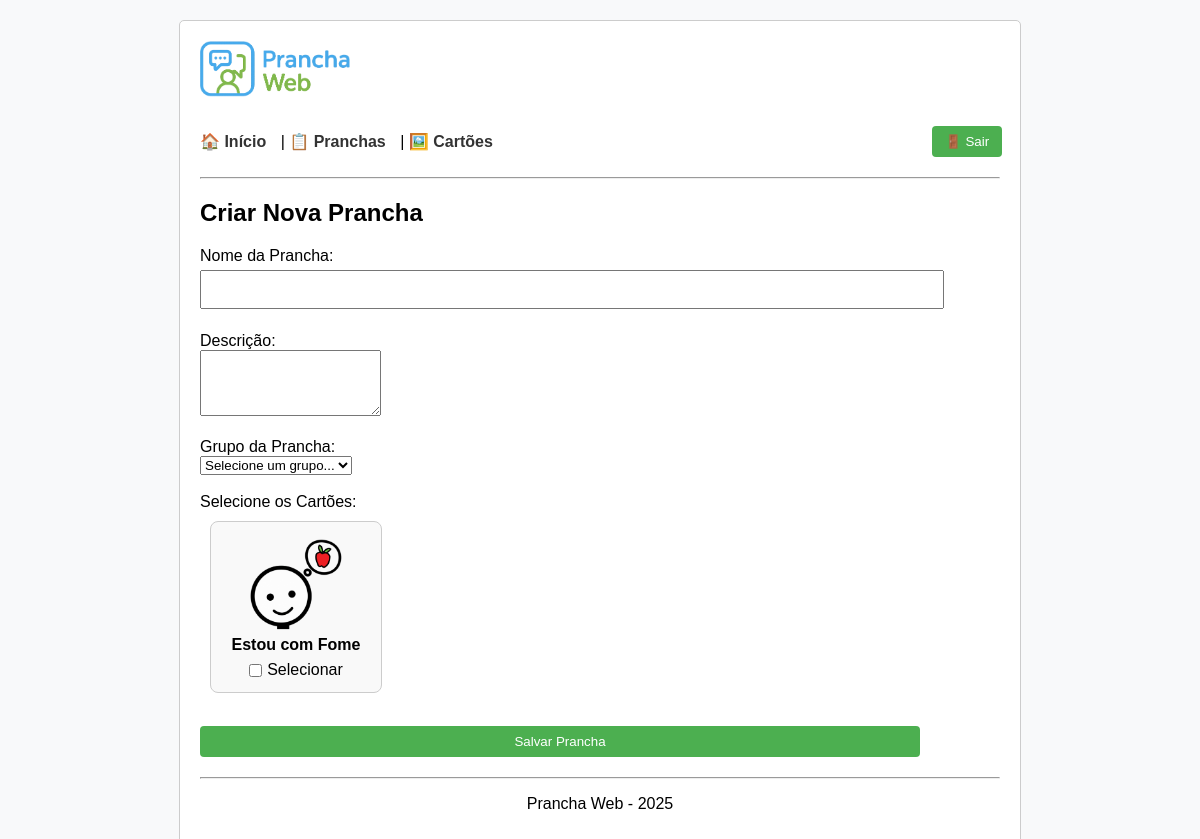
The page /pages/criar_prancha.php (signed in) on the database as committed earlier.
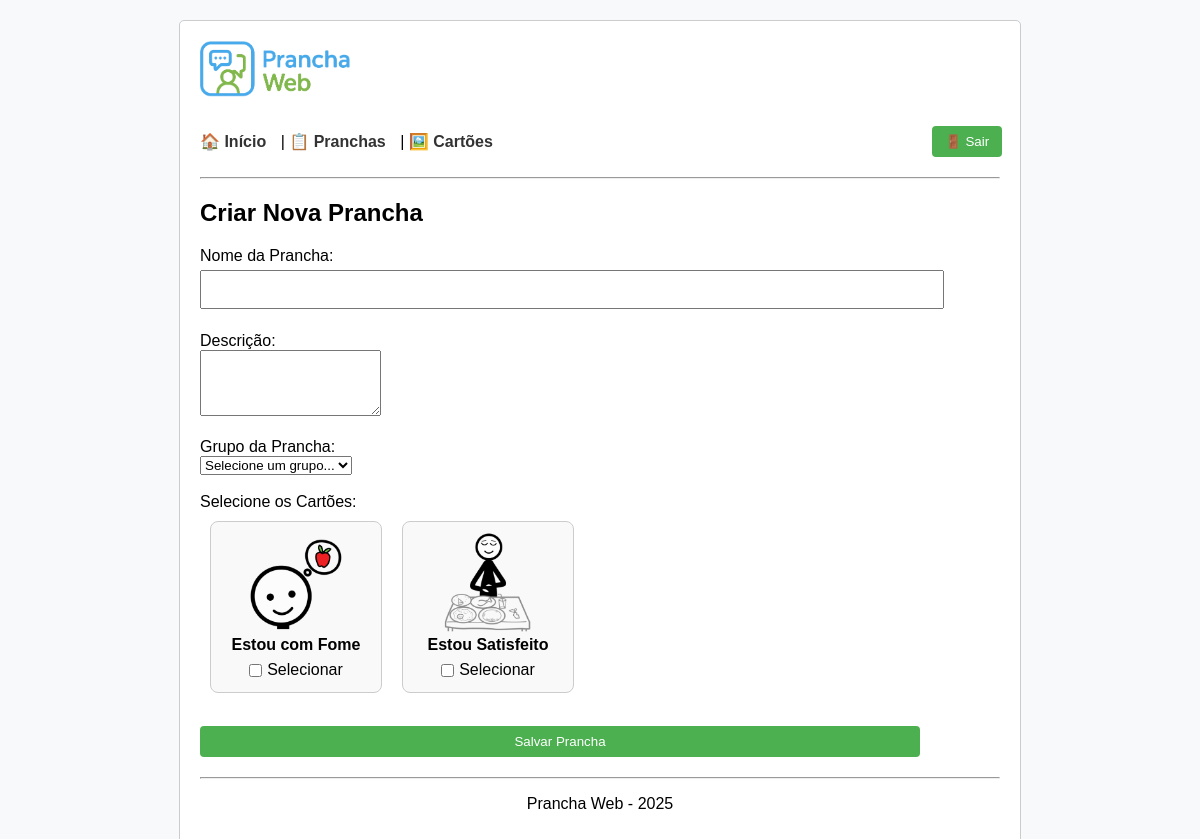
The same page on the database as committed later.
### tables this page shows
CREATE TABLE `cartoes` (
  `id` int(11) NOT NULL,
  `titulo` varchar(255) NOT NULL,
  `imagem` varchar(255) DEFAULT NULL,
  `som` varchar(255) DEFAULT NULL,
  `texto_alternativo` varchar(255) DEFAULT NULL,
  `id_grupo` int(11) NOT NULL
);

### includes/modelo_pranchas.php (called while the page is built, shortened)
<?php
function listarCartoes() {
    $conexao = new mysqli(DB_HOST, DB_USUARIO, DB_SENHA, DB_NOME);
    $cartoes = [];
    $resultado = $conexao->query("SELECT id, titulo, imagem, texto_alternativo FROM cartoes ORDER BY titulo");
    if ($resultado) {
        while ($linha = $resultado->fetch_assoc()) {
            $cartoes[] = $linha;
        }
    }
    return $cartoes;
}
?>

### includes/controle_nova_prancha.php (called while the page is built, shortened)
<?php
require_once 'modelo_pranchas.php';
$cartoes = listarCartoes();
?>

### pages/criar_prancha.php (the view, shortened to what this page needs)
<?php include '../includes/cabecalho.php'; ?>
<?php require_once '../includes/controle_nova_prancha.php'; ?>
<h2>Criar Nova Prancha</h2>
<form method="post">
    <label>Nome da Prancha:</label><br>
    <input type="text" name="nome" required><br><br>
    <label>Descrição:</label><br>
    <textarea name="descricao" rows="4"></textarea><br><br>
    <label>Grupo da Prancha:</label><br>
    <select name="id_grupo" required>
        <option value="">Selecione um grupo...</option>
    </select><br><br>
    <label>Selecione os Cartões:</label><br>
    <?php if (count($cartoes) > 0): ?>
        <div class="lista-cartoes">
            <?php foreach ($cartoes as $cartao): ?>
                <div class="cartao-item">
                    <img src="../imagens/cartoes/<?php echo htmlspecialchars($cartao['imagem']); ?>" alt="<?php echo htmlspecialchars($cartao['texto_alternativo']); ?>"><br>
                    <strong><?php echo htmlspecialchars($cartao['titulo']); ?></strong><br>
                    <label class="cartao-checkbox">
                        <input type="checkbox" name="cartoes[]" value="<?php echo $cartao['id']; ?>">
                        Selecionar
                    </label>
                </div>
            <?php endforeach; ?>
        </div>
    <?php else: ?>
        <p style="color:red;">Nenhum cartão cadastrado. Crie cartões antes de criar pranchas.</p>
    <?php endif; ?>
    <br>
    <button type="submit">Salvar Prancha</button>
</form>
<?php include '../includes/rodape.php'; ?>

### includes/cabecalho.php (shortened to what this page needs)
<!DOCTYPE html>
<html lang="pt-BR">
<head>
    <link rel="stylesheet" href="../assets/css/style.css">
</head>
<body>
    <div class="container">
        <img src="../imagens/logo.png" alt="Logo Prancha Web" class="logo">
        <div class="menu-superior">
            <nav>
                <a href="dashboard.php">🏠 Início</a> |
                <a href="gerenciar_pranchas.php">📋 Pranchas</a> |
                <a href="gerenciar_cartoes.php">🖼️ Cartões</a>
            </nav>
            <form action="../includes/logout.php" method="post" class="form-sair">
                <button type="submit" class="botao-sair">🚪 Sair</button>
            </form>
        </div>
        <hr>

### includes/rodape.php
        <hr>
        <p style="text-align:center;">Prancha Web - <?php echo date('Y'); ?></p>
    </div>
</body>
</html>

### assets/css/style.css (style rules this page uses)
.logo { max-width: 150px; margin-bottom: 20px; }
input, button { width: 90%; padding: 10px; margin: 5px 0; }
body { background-color: #f8f9fa; }
hr { margin: 15px 0; }
button { background-color: #4CAF50; color: white; border: none; cursor: pointer; }
.container { width: 90%; max-width: 800px; margin: 20px auto; padding: 20px; border: 1px solid #ccc; border-radius: 5px; background-color: white; font-family: Arial, sans-serif; }
nav a { margin-right: 10px; text-decoration: none; color: #333; font-weight: bold; }
button { padding: 8px 12px; border-radius: 4px; }
.menu-superior { display: flex; align-items: center; flex-wrap: wrap; }
.menu-superior nav { flex-grow: 1; }
.form-sair { display: inline; }
.botao-sair { padding: 8px 12px; border-radius: 4px; background-color: #4CAF50; color: white; border: none; cursor: pointer; margin-left: 10px; }
.cartao-item { width: 150px; margin: 10px; text-align: center; border: 1px solid #ccc; border-radius: 8px; padding: 10px; background-color: #f9f9f9; display: inline-block; vertical-align: top; }
.cartao-item img { width: 100px; height: 100px; object-fit: cover; }
.cartao-checkbox { display: inline-flex; align-items: center; margin-top: 5px; }
.cartao-checkbox input[type="checkbox"] { margin-right: 5px; }
.lista-cartoes { display: flex; flex-wrap: wrap; }
a { text-decoration: none; color: #333; }

Rows that differ between the two databases and show on the page:
added cartoes: imagem (picture), titulo "Estou Satisfeito"
